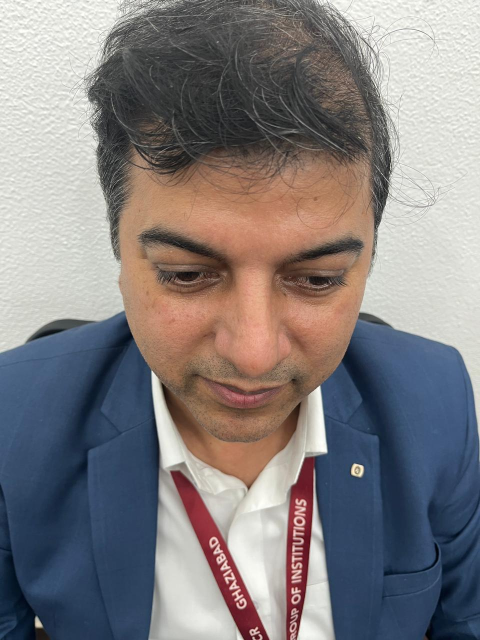
#> input picture NextGen-FaceRecognition/dataset/Abhinav/abhinav1.jpeg, 960 x 1280 px (shown at 1/2 size)
$ python simple_face_greeting.py
#> lines starting #> are read from the running program, lines starting #| are printed output that depends on the picture
import os
import cv2
import numpy as np
import requests
import time

# RIVA Integration
RIVA_GREET_URL = "http://localhost:5000/api/greet"

def send_greeting_to_riva(person_name):
    try:
        response = requests.post(RIVA_GREET_URL, json={"dignitary": person_name})
        if response.status_code == 200:
            data = response.json()
            if data.get('success'):
                print(f"✅ RIVA greeted: {person_name}")
                return True
    except Exception as e:
        print(f"❌ Failed to send greeting: {e}")
    return False

# Dignitary Database
DIGNITARIES = {
    "Gaurav": "Dr. Gaurav Srivastava, our esteemed mentor",
    "Richa": "Dr. Richa Singh, our respected mentor",
    "Rekha": "Dr. Rekha Kashyap, Head of Department",
    "Manoj": "Dr. Manoj Goel, our Director",
    "Adesh": "Dr. Adesh Kumar Pandey, Director Academics",
    "Rajeev": "Dr. Rajeev, our respected faculty",
    "Abhinav": "Abhinav, our valued team member"
}

# Simple OpenCV face recognition
face_cascade = cv2.CascadeClassifier(cv2.data.haarcascades + 'haarcascade_frontalface_default.xml')
recognizer = cv2.face.LBPHFaceRecognizer_create()

def load_training_data():
    faces = []
    labels = []
    label_dict = {}
    current_label = 0

    dataset_path = "dataset"

    for person_name in os.listdir(dataset_path):
        person_folder = os.path.join(dataset_path, person_name)
        if not os.path.isdir(person_folder):
            continue

        label_dict[current_label] = person_name
        print(f"Loading {person_name}...")

        for img_name in os.listdir(person_folder):
            img_path = os.path.join(person_folder, img_name)
            img = cv2.imread(img_path, cv2.IMREAD_GRAYSCALE)
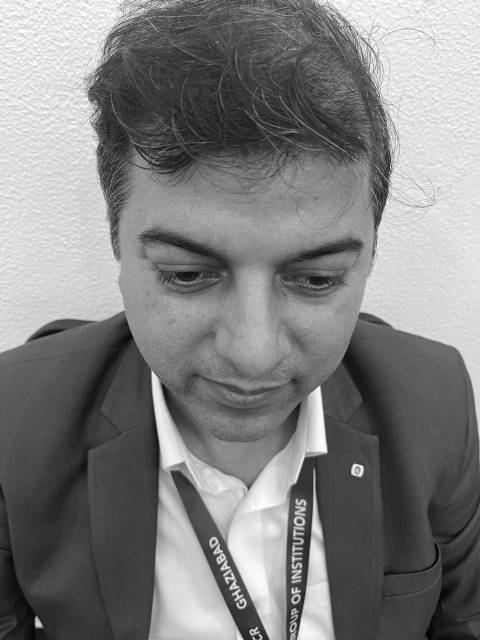
#> img: shape (1280, 960) (shown at 1/2 size); min 0, max 255, mean 127.6
            if img is None:
                continue

            detected_faces = face_cascade.detectMultiScale(img, 1.3, 5)
#> detected_faces = [[449, 985, 137, 137], [171, 305, 655, 655]]
            for (x, y, w, h) in detected_faces:
                face = img[y:y+h, x:x+w]
                face = cv2.resize(face, (100, 100))
                faces.append(face)
                labels.append(current_label)
#> this loop made 2 passes
#> pass 1, in load_training_data, `face = img[y:y+h, x:x+w]`:
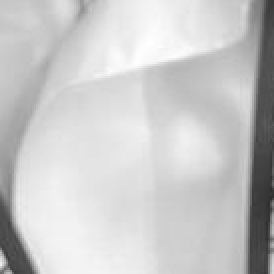
#> face: shape (137, 137) (shown 2 times larger); min 44, max 255, mean 200.8
#> pass 2, in load_training_data, `face = cv2.resize(face, (100, 100))`:
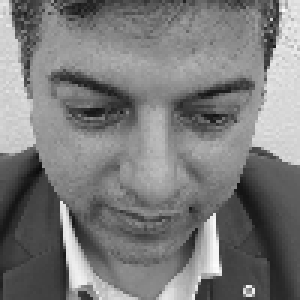
#> face: shape (100, 100) (shown 3 times larger); min 12, max 254, mean 122.2
#> after the loop, faces = 2 items; labels = [0, 0]

        current_label += 1
#> current_label = 1

    if faces:
        recognizer.train(faces, np.array(labels))
        print(f"✅ Training complete! Loaded {len(set(labels))} people")
        return label_dict
    return {}

# Load training data
print("🔄 Loading training data...")
label_dict = load_training_data()

# Face recognition loop
video_capture = cv2.VideoCapture(0)
last_greeting_time = {}

while True:
    ret, frame = video_capture.read()
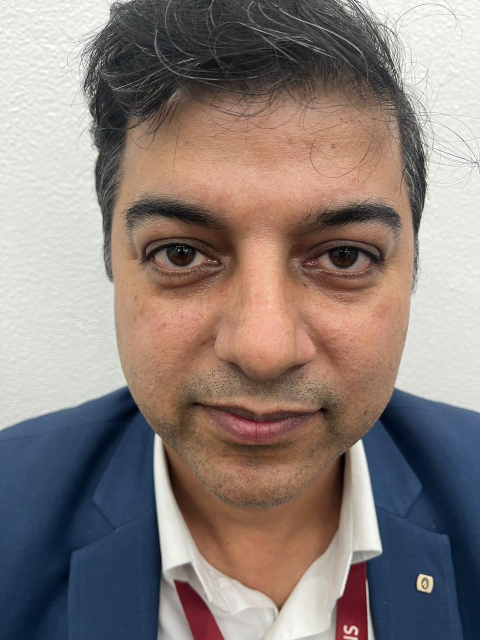
#> input picture NextGen-FaceRecognition/dataset/Abhinav/abhinav4.jpeg, 960 x 1280 px, given in place of the camera (shown at 1/2 size)
#> frame is the input picture: shape (1280, 960, 3); mean B, G, R 122.6, 127.1, 139.6
    if not ret:
        break

    gray = cv2.cvtColor(frame, cv2.COLOR_BGR2GRAY)
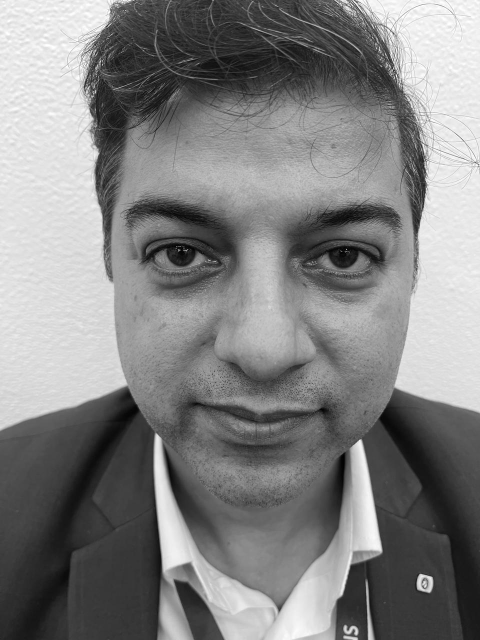
#> gray: shape (1280, 960) (shown at 1/2 size); min 0, max 255, mean 130.3
    faces = face_cascade.detectMultiScale(gray, 1.3, 5)
#> faces = [[159, 224, 727, 727]]

    for (x, y, w, h) in faces:
        face = gray[y:y+h, x:x+w]
        face = cv2.resize(face, (100, 100))

        label, confidence = recognizer.predict(face)

        if confidence < 80:  # More lenient threshold
            name = label_dict.get(label, "Unknown")

            # Check if dignitary and greet
            current_time = time.time()
            if (name in DIGNITARIES and
                (name not in last_greeting_time or
                 current_time - last_greeting_time[name] > 300)):

                formal_name = DIGNITARIES[name]
#> (the run stopped early here; a loop or call above may not have finished)
